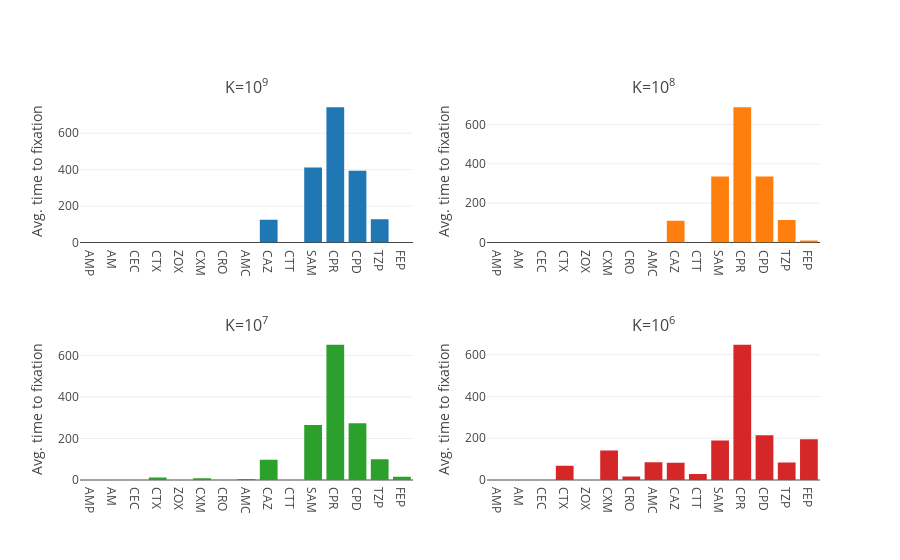
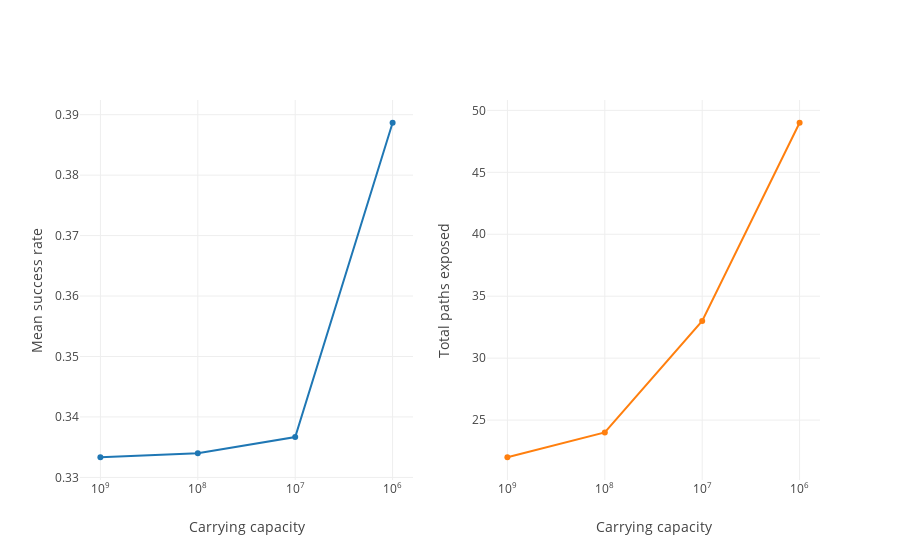

The code cell stored with these charts, in order, in its notebook:
### Code cell
data = [go.Bar(
    x=df.index.tolist(),
    y=df['Avg time to fixation'].tolist()
) for df in [K1, K2, K3, K4]]
fig = tools.make_subplots(rows=2, cols=2, 
                          subplot_titles=('K=10<sup>9</sup>', 'K=10<sup>8</sup>', 
                                          'K=10<sup>7</sup>', 'K=10<sup>6</sup>'), 
                          print_grid=False)
for i, trace in enumerate(data, 1):
    fig.append_trace(trace, math.ceil(i / 2), abs((i % 2) - 2))
for n in range(1, 5):
    fig['layout']['yaxis{}'.format(n)].update(title='Avg. time to fixation')
fig['layout'].update(showlegend=False)
iplot(fig, show_link=False)
pio.write_image(fig, 'fig1.pdf', width=1056, height=816)

data = [go.Scatter(
    x=['10<sup>9</sup>', '10<sup>8</sup>',
       '10<sup>7</sup>', '10<sup>6</sup>'],
    y=[df['Success rate'].mean() for df in [K1, K2, K3, K4]]
), go.Scatter(
    x=['10<sup>9</sup>', '10<sup>8</sup>',
       '10<sup>7</sup>', '10<sup>6</sup>'],
    y=[df['# of paths'].sum() for df in [K1, K2, K3, K4]]
)]
fig = tools.make_subplots(rows=1, cols=2, print_grid=False)
fig.append_trace(data[0], 1, 1)
fig.append_trace(data[1], 1, 2)
fig['layout']['xaxis1'].update(title='Carrying capacity')
fig['layout']['xaxis2'].update(title='Carrying capacity')
fig['layout']['yaxis1'].update(title='Avg. success rate')
fig['layout']['yaxis2'].update(title='Total paths exposed')
fig['layout'].update(showlegend=False)
iplot(fig, show_link=False)
pio.write_image(fig, 'fig2.pdf', width=1056, height=544)

### Figure 1 — Plotly figure (JSON) as saved in the notebook; plotly's stock layout.template omitted (floating-point values rounded to 4 significant figures)
{"data": [{"type": "bar", "uid": "a8fb1264-de69-11e8-b2ce-947e40c53e24", "x": ["AMP", "AM", "CEC", "CTX", "ZOX", "CXM", "CRO", "AMC", "CAZ", "CTT", "SAM", "CPR", "CPD", "TZP", "FEP"], "xaxis": "x", "y": [0, 0, 0, 0, 0, 0, 0, 0, 125.5, 0, 412.2, 743.3, 394.4, 128.3, 0], "yaxis": "y"}, {"type": "bar", "uid": "a8fb870a-de69-11e8-8643-947e40c53e24", "x": ["AMP", "AM", "CEC", "CTX", "ZOX", "CXM", "CRO", "AMC", "CAZ", "CTT", "SAM", "CPR", "CPD", "TZP", "FEP"], "xaxis": "x2", "y": [0, 0, 0, 0, 0, 0, 0, 0, 110.9, 0, 336.2, 688.4, 335.7, 113.9, 9.84], "yaxis": "y2"}, {"type": "bar", "uid": "a8fc2254-de69-11e8-8a17-947e40c53e24", "x": ["AMP", "AM", "CEC", "CTX", "ZOX", "CXM", "CRO", "AMC", "CAZ", "CTT", "SAM", "CPR", "CPD", "TZP", "FEP"], "xaxis": "x3", "y": [0, 0, 0, 11.85, 0, 8.1, 0, 5.02, 97.15, 0, 264.5, 651.7, 273.7, 99.73, 16.03], "yaxis": "y3"}, {"type": "bar", "uid": "a8fc97e4-de69-11e8-939a-947e40c53e24", "x": ["AMP", "AM", "CEC", "CTX", "ZOX", "CXM", "CRO", "AMC", "CAZ", "CTT", "SAM", "CPR", "CPD", "TZP", "FEP"], "xaxis": "x4", "y": [0, 0, 0, 67.87, 0, 141.1, 17.22, 85.37, 82.65, 29.1, 189.5, 648.2, 214.4, 83.55, 194.5], "yaxis": "y4"}], "layout": {"annotations": [{"font": {"size": 16}, "showarrow": false, "text": "K=10<sup>9</sup>", "x": 0.225, "xanchor": "center", "xref": "paper", "y": 1, "yanchor": "bottom", "yref": "paper"}, {"font": {"size": 16}, "showarrow": false, "text": "K=10<sup>8</sup>", "x": 0.775, "xanchor": "center", "xref": "paper", "y": 1, "yanchor": "bottom", "yref": "paper"}, {"font": {"size": 16}, "showarrow": false, "text": "K=10<sup>7</sup>", "x": 0.225, "xanchor": "center", "xref": "paper", "y": 0.375, "yanchor": "bottom", "yref": "paper"}, {"font": {"size": 16}, "showarrow": false, "text": "K=10<sup>6</sup>", "x": 0.775, "xanchor": "center", "xref": "paper", "y": 0.375, "yanchor": "bottom", "yref": "paper"}], "showlegend": false, "xaxis": {"anchor": "y", "domain": [0, 0.45]}, "xaxis2": {"anchor": "y2", "domain": [0.55, 1]}, "xaxis3": {"anchor": "y3", "domain": [0, 0.45]}, "xaxis4": {"anchor": "y4", "domain": [0.55, 1]}, "yaxis": {"anchor": "x", "domain": [0.625, 1], "title": "Avg. time to fixation"}, "yaxis2": {"anchor": "x2", "domain": [0.625, 1], "title": "Avg. time to fixation"}, "yaxis3": {"anchor": "x3", "domain": [0, 0.375], "title": "Avg. time to fixation"}, "yaxis4": {"anchor": "x4", "domain": [0, 0.375], "title": "Avg. time to fixation"}}}

### Figure 2 — Plotly figure (JSON) as saved in the notebook; plotly's stock layout.template omitted (floating-point values rounded to 4 significant figures)
{"data": [{"type": "scatter", "uid": "a95a2f1e-de69-11e8-b8e5-947e40c53e24", "x": ["10<sup>9</sup>", "10<sup>8</sup>", "10<sup>7</sup>", "10<sup>6</sup>"], "xaxis": "x", "y": [0.3333, 0.334, 0.3367, 0.3887], "yaxis": "y"}, {"type": "scatter", "uid": "a95b185a-de69-11e8-b2b7-947e40c53e24", "x": ["10<sup>9</sup>", "10<sup>8</sup>", "10<sup>7</sup>", "10<sup>6</sup>"], "xaxis": "x2", "y": [22, 24, 33, 49], "yaxis": "y2"}], "layout": {"showlegend": false, "xaxis": {"anchor": "y", "domain": [0, 0.45], "title": "Carrying capacity"}, "xaxis2": {"anchor": "y2", "domain": [0.55, 1], "title": "Carrying capacity"}, "yaxis": {"anchor": "x", "domain": [0, 1], "title": "Mean success rate"}, "yaxis2": {"anchor": "x2", "domain": [0, 1], "title": "Total paths exposed"}}}
